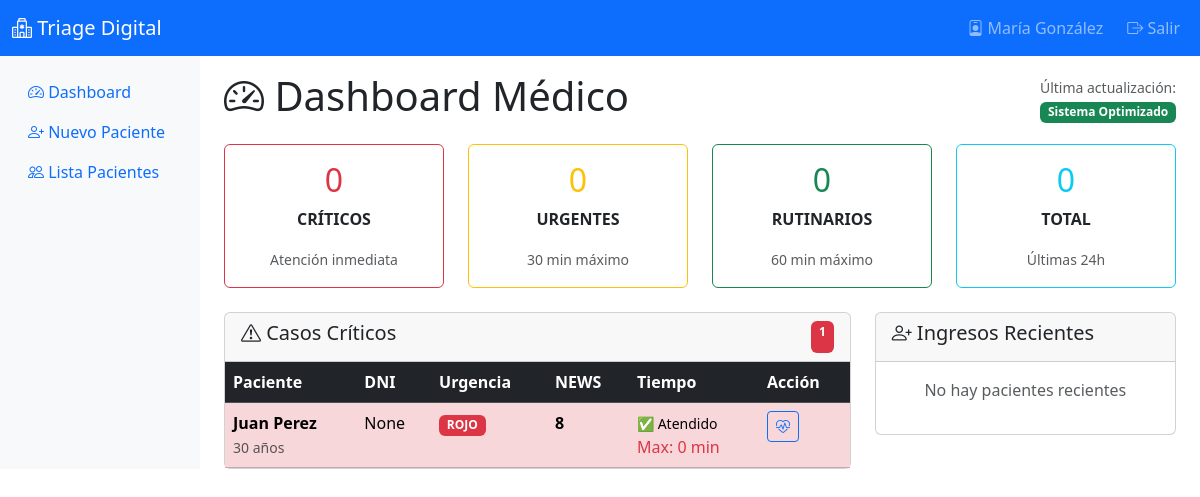
Before: /triage/ (signed in) with the older database file.
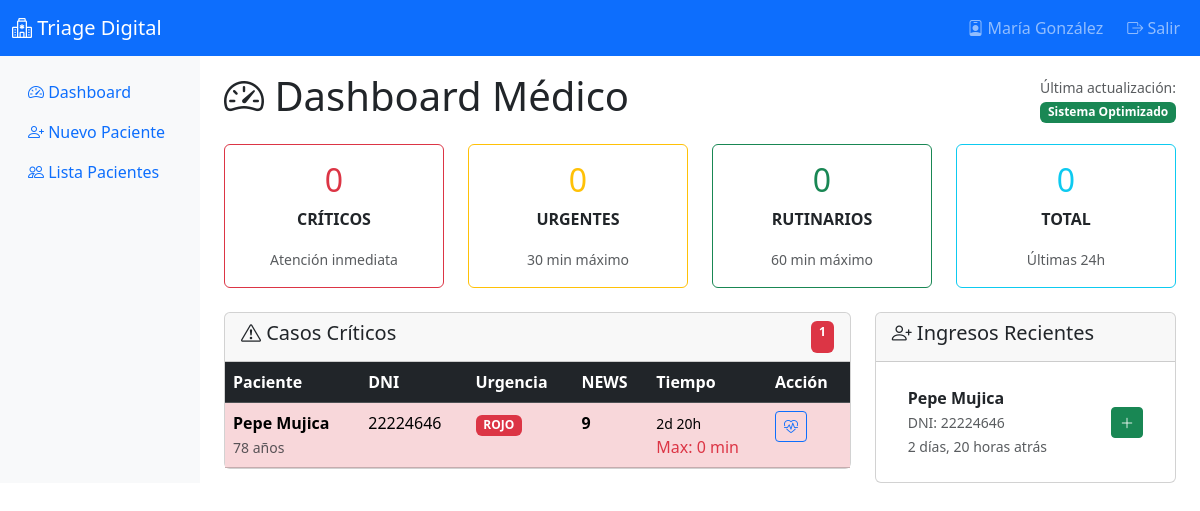
After: the same page with the newer database file.
### apps/triage/models.py (models this page shows, shortened)
class TriageResult(models.Model):
    NIVEL_URGENCIA_CHOICES = [
        ('VERDE', 'Verde - Sin riesgo vital (atención dentro de 60 minutos)'),
        ('AMARILLO', 'Amarillo - Riesgo moderado (atención dentro de 30 minutos)'),
        ('ROJO', 'Rojo - Riesgo vital inmediato (atención inmediata)'),
    ]
    COLOR_CODES = {
        'VERDE': '#28a745',
        'AMARILLO': '#ffc107',
        'ROJO': '#dc3545'
    }
    signos_vitales = models.OneToOneField(
        SignosVitales,
        on_delete=models.CASCADE,
        related_name='resultado_triage',
        verbose_name="Signos Vitales"
    )
    news_score = models.PositiveIntegerField(
        verbose_name="Puntaje NEWS",
        help_text="Puntaje calculado del National Early Warning Score"
    )
    nivel_urgencia = models.CharField(
        max_length=8,
        choices=NIVEL_URGENCIA_CHOICES,
        verbose_name="Nivel de Urgencia"
    )
    tiempo_atencion_max = models.PositiveIntegerField(
        verbose_name="Tiempo máximo de atención",
        help_text="Tiempo máximo de espera en minutos"
    )
    fecha_calculo = models.DateTimeField(
        default=timezone.now,
        verbose_name="Fecha del cálculo"
    )
    class Meta:
        verbose_name = "Resultado de Triage"
        verbose_name_plural = "Resultados de Triage"
        ordering = ['-fecha_calculo']
        indexes = [
            models.Index(fields=['nivel_urgencia', '-fecha_calculo'], name='idx_urgencia_fecha'),
            models.Index(fields=['-fecha_calculo'], name='idx_triage_fecha'),
        ]

class SignosVitales(models.Model):
    CONCIENCIA_CHOICES = [
        ('A', 'Alerta y orientado'),
        ('V', 'Responde a estímulos verbales'),
        ('P', 'Responde solo a estímulos dolorosos'),
        ('U', 'No responde (inconsciente)'),
    ]
    paciente = models.ForeignKey(
        Paciente,
        on_delete=models.CASCADE,
        related_name='signos_vitales',
        verbose_name="Paciente"
    )
    frecuencia_respiratoria = models.PositiveIntegerField(
        validators=[MinValueValidator(1), MaxValueValidator(60)],
        verbose_name="Frecuencia Respiratoria",
        help_text="Respiraciones por minuto (1-60)"
    )
    saturacion_oxigeno = models.PositiveIntegerField(
        validators=[MinValueValidator(50), MaxValueValidator(100)],
        verbose_name="Saturación de Oxígeno",
        help_text="Porcentaje de saturación de O2 (50-100%)"
    )
    tension_sistolica = models.PositiveIntegerField(
        validators=[MinValueValidator(50), MaxValueValidator(300)],
        verbose_name="Tensión Arterial Sistólica",
        help_text="Tensión sistólica en mmHg (50-300)"
    )
    frecuencia_cardiaca = models.PositiveIntegerField(
        validators=[MinValueValidator(20), MaxValueValidator(200)],
        verbose_name="Frecuencia Cardíaca",
        help_text="Latidos por minuto (20-200)"
    )
    nivel_conciencia = models.CharField(
        max_length=1,
        choices=CONCIENCIA_CHOICES,
        verbose_name="Nivel de Conciencia",
        help_text="Escala AVPU"
    )
    temperatura = models.DecimalField(
        max_digits=4,
        decimal_places=1,
        validators=[MinValueValidator(30.0), MaxValueValidator(45.0)],
        verbose_name="Temperatura",
        help_text="Temperatura corporal en °C (30.0-45.0)"
    )
    fecha_hora = models.DateTimeField(
        default=timezone.now,
        verbose_name="Fecha y Hora",
        help_text="Momento en que se tomaron los signos vitales"
    )
    profesional = models.ForeignKey(
        'Profesional',
        on_delete=models.PROTECT,
        verbose_name="Profesional",
        help_text="Profesional (médico/enfermero) que registró los signos vitales"
    )
    class Meta:
        verbose_name = "Signos Vitales"
        verbose_name_plural = "Signos Vitales"
        ordering = ['-fecha_hora']
        indexes = [
            models.Index(fields=['-fecha_hora'], name='idx_signos_fecha'),
            models.Index(fields=['paciente', '-fecha_hora'], name='idx_paciente_fecha'),
            models.Index(fields=['profesional', '-fecha_hora'], name='idx_profesional_fecha'),
        ]

### apps/patients/models.py (models this page shows, shortened)
class Paciente(models.Model):
    dni_validator = RegexValidator(
        regex=r'^\d{7,8}$',
        message='El DNI debe tener entre 7 y 8 dígitos.'
    )
    nombre = models.CharField(
        max_length=100,
        blank=True,
        null=True,
        verbose_name="Nombre",
        help_text="Nombre del paciente (opcional para pacientes inconscientes)"
    )
    apellido = models.CharField(
        max_length=100,
        blank=True,
        null=True,
        verbose_name="Apellido",
        help_text="Apellido del paciente (opcional para pacientes inconscientes)"
    )
    dni = models.CharField(
        max_length=8,
        unique=True,
        blank=True,
        null=True,
        validators=[dni_validator],
        verbose_name="DNI",
        help_text="Documento Nacional de Identidad (opcional para pacientes inconscientes)"
    )
    edad = models.PositiveIntegerField(
        blank=True,
        null=True,
        verbose_name="Edad",
        help_text="Edad del paciente en años (opcional para pacientes inconscientes)"
    )
    motivo_consulta = models.TextField(
        verbose_name="Motivo de consulta",
        help_text="Descripción del motivo por el cual consulta el paciente"
    )
    fecha_ingreso = models.DateTimeField(
        default=timezone.now,
        verbose_name="Fecha de ingreso",
        help_text="Fecha y hora en que el paciente ingresó al sistema"
    )
    ESTADO_CHOICES = [
        ('ESPERANDO', '⏳ Esperando atención'),
        ('EN_ATENCION', '👩‍⚕️ En atención'),
        ('ATENDIDO', '✅ Atendido'),
        ('DERIVADO', '🏥 Derivado'),
    ]
    estado_atencion = models.CharField(
        max_length=12,
        choices=ESTADO_CHOICES,
        default='ESPERANDO',
        verbose_name="Estado de Atención",
        help_text="Estado actual del paciente en el proceso de atención"
    )
    fecha_atencion = models.DateTimeField(
        null=True,
        blank=True,
        verbose_name="Fecha de Atención",
        help_text="Momento en que fue atendido el paciente"
    )
    activo = models.BooleanField(
        default=True,
        verbose_name="Activo",
        help_text="Indica si el paciente está actualmente en el sistema"
    )
    class Meta:
        verbose_name = "Paciente"
        verbose_name_plural = "Pacientes"
        ordering = ['-fecha_ingreso']  # Más recientes primero
    @property
    def nombre_completo(self):
        if self.nombre and self.apellido:
            return f"{self.nombre} {self.apellido}"
        elif self.nombre:
            return self.nombre
        elif self.apellido:
            return self.apellido
        elif self.dni:
            return f"Paciente DNI: {self.dni}"
        else:
            return f"Paciente Inconsciente #{self.id}"
    @property
    def tiempo_espera(self):
        if self.estado_atencion == 'ATENDIDO':
            return "✅ Atendido"
        if self.estado_atencion == 'EN_ATENCION':
            return "👩‍⚕️ En atención"
        delta = timezone.now() - self.fecha_ingreso
        horas = delta.seconds // 3600
        minutos = (delta.seconds % 3600) // 60
        if delta.days > 0:
            return f"{delta.days}d {horas}h"
        elif horas > 0:
            return f"{horas}h {minutos}m"
        else:
            return f"{minutos}m"

### apps/triage/views.py (the view)
# urls.py: path('', views.dashboard_principal, name='dashboard'),
@login_required
def dashboard_principal(request):
    hace_24h = timezone.now() - timedelta(hours=24)
    cache_key = f'dashboard_stats_{hace_24h.strftime("%Y%m%d_%H")}'
    estadisticas = cache.get(cache_key)
    if estadisticas is None:
        estadisticas = TriageResult.objects.filter(
            fecha_calculo__gte=hace_24h
        ).aggregate(
            total=Count('id'),
            rojos=Count('id', filter=Q(nivel_urgencia='ROJO')),
            amarillos=Count('id', filter=Q(nivel_urgencia='AMARILLO')),
            verdes=Count('id', filter=Q(nivel_urgencia='VERDE'))
        )
        cache.set(cache_key, estadisticas, 120)
    criticos_key = f'casos_criticos_{hace_24h.strftime("%Y%m%d_%H%M")}'
    casos_criticos = cache.get(criticos_key)
    if casos_criticos is None:
        casos_criticos = list(TriageResult.objects.filter(
            nivel_urgencia__in=['ROJO', 'AMARILLO'],
            signos_vitales__paciente__activo=True
        ).select_related(
            'signos_vitales__paciente',
            'signos_vitales__profesional__user'
        ).order_by('-fecha_calculo')[:10])
        cache.set(criticos_key, casos_criticos, 60)
    pacientes_key = 'pacientes_pendientes'
    pacientes_recientes = cache.get(pacientes_key)
    if pacientes_recientes is None:
        pacientes_recientes = list(Paciente.objects.filter(
            activo=True,
            estado_atencion__in=['ESPERANDO', 'EN_ATENCION']
        ).order_by('-fecha_ingreso')[:5])
        cache.set(pacientes_key, pacientes_recientes, 120)
    context = {
        'estadisticas': estadisticas,
        'casos_criticos': casos_criticos,
        'pacientes_recientes': pacientes_recientes,
    }
    return render(request, 'triage/dashboard.html', context)

### apps/triage/templates/triage/dashboard.html (shortened to what the changed rows need)
{% extends 'triage/base.html' %}
{% block content %}
<div class="d-flex justify-content-between align-items-center py-3">
    <h1><i class="bi bi-speedometer2"></i> Dashboard Médico</h1>
</div>
<div class="row mb-4">
    <div class="col-md-3">
        <div class="card border-danger">
            <div class="card-body text-center">
                <h2 class="text-danger">{{ estadisticas.rojos|default:0 }}</h2>
            </div>
        </div>
    </div>
    <div class="col-md-3">
        <div class="card border-warning">
            <div class="card-body text-center">
                <h2 class="text-warning">{{ estadisticas.amarillos|default:0 }}</h2>
            </div>
        </div>
    </div>
    <div class="col-md-3">
        <div class="card border-success">
            <div class="card-body text-center">
                <h2 class="text-success">{{ estadisticas.verdes|default:0 }}</h2>
            </div>
        </div>
    </div>
    <div class="col-md-3">
        <div class="card border-info">
            <div class="card-body text-center">
                <h2 class="text-info">{{ estadisticas.total|default:0 }}</h2>
            </div>
        </div>
    </div>
</div>
<div class="row">
    <div class="col-md-8">
        <div class="card">
            <div class="card-body p-0">
                {% if casos_criticos %}
                <div class="table-responsive">
                    <table class="table table-hover mb-0">
                        <thead class="table-dark">
                            <tr>
                                <th>Paciente</th>
                                <th>DNI</th>
                                <th>Urgencia</th>
                                <th>NEWS</th>
                                <th>Tiempo</th>
                                <th>Acción</th>
                            </tr>
                        </thead>
                        <tbody>
                            {% for caso in casos_criticos %}
                            <tr class="{% if caso.nivel_urgencia == 'ROJO' %}table-danger urgente{% elif caso.nivel_urgencia == 'AMARILLO' %}table-warning{% endif %}">
                                <td>
                                    <strong>{{ caso.signos_vitales.paciente.nombre_completo }}</strong>
                                    <br><small class="text-muted">{{ caso.signos_vitales.paciente.edad }} años</small>
                                </td>
                                <td>{{ caso.signos_vitales.paciente.dni }}</td>
                                <td>
                                    <span class="badge triage-{{ caso.nivel_urgencia|lower }}">
                                        {{ caso.nivel_urgencia }}
                                    </span>
                                </td>
                                <td><strong>{{ caso.news_score }}</strong></td>
                                <td>
                                    <small>{{ caso.signos_vitales.paciente.tiempo_espera }}</small>
                                    <br><span class="text-danger">Max: {{ caso.tiempo_atencion_max }} min</span>
                                </td>
                                <td>
                                    <a href="{% url 'triage:cargar_signos' caso.signos_vitales.paciente.id %}"
                                       class="btn btn-sm btn-outline-primary">
                                        <i class="bi bi-heart-pulse"></i>
                                    </a>
                                </td>
                            </tr>
                            {% endfor %}
                        </tbody>
                    </table>
                </div>
                {% else %}
                <div class="text-center py-4 text-muted">
                    <i class="bi bi-check-circle-fill text-success fs-1"></i>
                    <p>No hay casos críticos pendientes</p>
                </div>
                {% endif %}
            </div>
        </div>
    </div>
    <div class="col-md-4">
        <div class="card">
            <div class="card-body">
                {% if pacientes_recientes %}
                <div class="list-group list-group-flush">
                    {% for paciente in pacientes_recientes %}
                    <div class="list-group-item d-flex justify-content-between align-items-center">
                        <div>
                            <strong>{{ paciente.nombre_completo }}</strong>
                            <br><small class="text-muted">DNI: {{ paciente.dni }}</small>
                            <br><small class="text-muted">{{ paciente.fecha_ingreso|timesince }} atrás</small>
                        </div>
                        <div>
                            <a href="{% url 'triage:cargar_signos' paciente.id %}"
                               class="btn btn-sm btn-success">
                                <i class="bi bi-plus-lg"></i>
                            </a>
                        </div>
                    </div>
                    {% endfor %}
                </div>
                {% else %}
                <p class="text-muted text-center">No hay pacientes recientes</p>
                {% endif %}
            </div>
        </div>
    </div>
</div>
{% endblock %}

Changed rows visible on the page:
removed TriageResult: signos_vitales.paciente.nombre_completo "Juan Perez", signos_vitales.paciente.edad "30", signos_vitales.paciente.dni "None", nivel_urgencia "ROJO", news_score "8", signos_vitales.paciente.tiempo_espera "✅ Atendido", tiempo_atencion_max "0"
added TriageResult: signos_vitales.paciente.nombre_completo "Pepe Mujica", signos_vitales.paciente.edad "78", signos_vitales.paciente.dni "22224646", nivel_urgencia "ROJO", news_score "9", signos_vitales.paciente.tiempo_espera "2d 20h", tiempo_atencion_max "0"
added Paciente: nombre_completo "Pepe Mujica", dni "22224646", fecha_ingreso "2 días, 20 horas"
Other visible differences:
text no longer shown: "No hay pacientes recientes"
